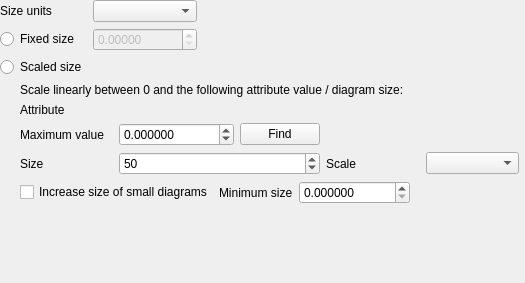
                <widget class="QWidget" name="scrollAreaWidgetContents_6">
                 <property name="geometry">
                  <rect>
                   <x>0</x>
                   <y>0</y>
                   <width>525</width>
                   <height>283</height>
                  </rect>
                 </property>
                 <layout class="QGridLayout" name="gridLayout_11">
                  <property name="leftMargin">
                   <number>0</number>
                  </property>
                  <property name="topMargin">
                   <number>0</number>
                  </property>
                  <property name="rightMargin">
                   <number>6</number>
                  </property>
                  <property name="bottomMargin">
                   <number>0</number>
                  </property>
                  <item row="0" column="0">
                   <widget class="QLabel" name="mDiagramUnitsLabel">
                    <property name="text">
                     <string>Size units</string>
                    </property>
                   </widget>
                  </item>
                  <item row="1" column="0">
                   <widget class="QRadioButton" name="mFixedSizeRadio">
                    <property name="text">
                     <string>Fixed size</string>
                    </property>
                   </widget>
                  </item>
                  <item row="1" column="1">
                   <widget class="QgsDoubleSpinBox" name="mDiagramSizeSpinBox">
                    <property name="enabled">
                     <bool>false</bool>
                    </property>
                    <property name="decimals">
                     <number>5</number>
                    </property>
                    <property name="maximum">
                     <double>9999999.990000000223517</double>
                    </property>
                   </widget>
                  </item>
                  <item row="0" column="1">
                   <widget class="QComboBox" name="mDiagramUnitComboBox"/>
                  </item>
                  <item row="4" column="0">
                   <spacer name="verticalSpacer_3">
                    <property name="orientation">
                     <enum>Qt::Vertical</enum>
                    </property>
                    <property name="sizeHint" stdset="0">
                     <size>
                      <width>20</width>
                      <height>40</height>
                     </size>
                    </property>
                   </spacer>
                  </item>
                  <item row="3" column="0" colspan="3">
                   <widget class="QFrame" name="mLinearScaleFrame">
                    <property name="frameShape">
                     <enum>QFrame::NoFrame</enum>
                    </property>
                    <property name="frameShadow">
                     <enum>QFrame::Plain</enum>
                    </property>
                    <layout class="QVBoxLayout" name="verticalLayout_2">
                     <property name="leftMargin">
                      <number>20</number>
                     </property>
                     <property name="topMargin">
                      <number>0</number>
                     </property>
                     <property name="rightMargin">
                      <number>0</number>
                     </property>
                     <property name="bottomMargin">
                      <number>0</number>
                     </property>
                     <item>
                      <widget class="QLabel" name="mLinearlyScalingLabel">
                       <property name="text">
                        <string>Scale linearly between 0 and the following attribute value / diagram size:</string>
                       </property>
                       <property name="wordWrap">
                        <bool>true</bool>
                       </property>
                      </widget>
                     </item>
                     <item>
                      <layout class="QGridLayout" name="gridLayout">
                       <item row="3" column="0">
                        <widget class="QLabel" name="mSizeLabel">
                         <property name="text">
                          <string>Size</string>
                         </property>
                        </widget>
                       </item>
                       <item row="3" column="1" colspan="2">
                        <widget class="QgsSpinBox" name="mSizeSpinBox">
                         <property name="maximum">
                          <number>10000000</number>
                         </property>
                         <property name="value">
                          <number>50</number>
                         </property>
                        </widget>
                       </item>
                       <item row="2" column="0">
                        <widget class="QLabel" name="label_4">
                         <property name="text">
                          <string>Maximum value</string>
                         </property>
                        </widget>
                       </item>
                       <item row="0" column="0" rowspan="2">
                        <widget class="QLabel" name="mSizeAttributeLabel">
                         <property name="text">
                          <string>Attribute</string>
                         </property>
                        </widget>
                       </item>
                       <item row="0" column="1" rowspan="2" colspan="4">
                        <widget class="QgsFieldExpressionWidget" name="mSizeFieldExpressionWidget" native="true">
                         <property name="sizePolicy">
                          <sizepolicy hsizetype="Expanding" vsizetype="Preferred">
                           <horstretch>0</horstretch>
                           <verstretch>0</verstretch>
                          </sizepolicy>
                         </property>
                         <property name="maximumSize">
                          <size>
                           <width>16777215</width>
                           <height>16777215</height>
                          </size>
                         </property>
                        </widget>
                       </item>
                       <item row="3" column="3">
                        <widget class="QLabel" name="mScaleDependencyLabel">
                         <property name="text">
                          <string>Scale</string>
                         </property>
                        </widget>
                       </item>
                       <item row="3" column="4">
                        <widget class="QComboBox" name="mScaleDependencyComboBox"/>
                       </item>
                       <item row="2" column="1" colspan="2">
                        <layout class="QHBoxLayout" name="horizontalLayout_2">
                         <item>
                          <widget class="QgsDoubleSpinBox" name="mMaxValueSpinBox">
                           <property name="decimals">
                            <number>6</number>
                           </property>
                           <property name="minimum">
                            <double>-99999999.000000000000000</double>
                           </property>
                           <property name="maximum">
                            <double>99999999.000000000000000</double>
                           </property>
                          </widget>
                         </item>
                         <item>
                          <widget class="QPushButton" name="mFindMaximumValueButton">
                           <property name="text">
                            <string>Find</string>
                           </property>
                          </widget>
                         </item>
                        </layout>
                       </item>
                       <item row="4" column="0" colspan="5">
                        <widget class="QFrame" name="mFrameIncreaseSize">
                         <property name="frameShape">
                          <enum>QFrame::NoFrame</enum>
                         </property>
                         <property name="frameShadow">
                          <enum>QFrame::Raised</enum>
                         </property>
                         <layout class="QHBoxLayout" name="horizontalLayout">
                          <property name="leftMargin">
                           <number>0</number>
                          </property>
                          <property name="topMargin">
                           <number>0</number>
                          </property>
                          <property name="rightMargin">
                           <number>0</number>
                          </property>
                          <property name="bottomMargin">
                           <number>0</number>
                          </property>
                          <item>
                           <widget class="QCheckBox" name="mIncreaseSmallDiagramsCheck">
                            <property name="text">
                             <string>Increase size of small diagrams</string>
                            </property>
                           </widget>
                          </item>
                          <item>
                           <widget class="QLabel" name="mIncreaseMinimumSizeLabel">
                            <property name="text">
                             <string>Minimum size</string>
                            </property>
                           </widget>
                          </item>
                          <item>
                           <widget class="QgsDoubleSpinBox" name="mIncreaseMinimumSizeSpinBox">
                            <property name="decimals">
                             <number>6</number>
                            </property>
                            <property name="maximum">
                             <double>100000.000000000000000</double>
                            </property>
                            <property name="singleStep">
                             <double>0.200000000000000</double>
                            </property>
                           </widget>
                          </item>
                          <item>
                           <spacer name="horizontalSpacer_4">
                            <property name="orientation">
                             <enum>Qt::Horizontal</enum>
                            </property>
                            <property name="sizeHint" stdset="0">
                             <size>
                              <width>40</width>
                              <height>20</height>
                             </size>
                            </property>
                           </spacer>
                          </item>
                         </layout>
                        </widget>
                       </item>
                      </layout>
                     </item>
                    </layout>
                   </widget>
                  </item>
                  <item row="2" column="0">
                   <widget class="QRadioButton" name="mAttributeBasedScalingRadio">
                    <property name="text">
                     <string>Scaled size</string>
                    </property>
                   </widget>
                  </item>
                  <item row="0" column="2">
                   <spacer name="horizontalSpacer_3">
                    <property name="orientation">
                     <enum>Qt::Horizontal</enum>
                    </property>
                    <property name="sizeHint" stdset="0">
                     <size>
                      <width>40</width>
                      <height>20</height>
                     </size>
                    </property>
                   </spacer>
                  </item>
                 </layout>
                </widget>
